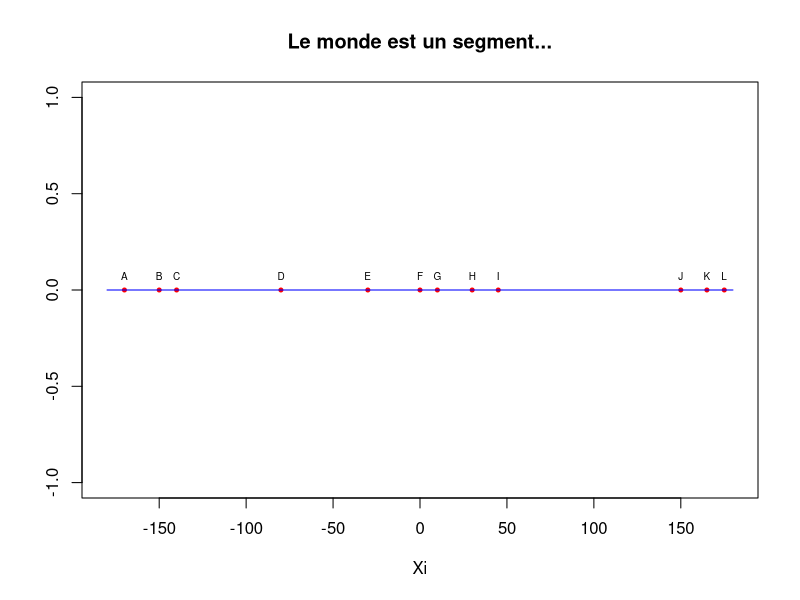
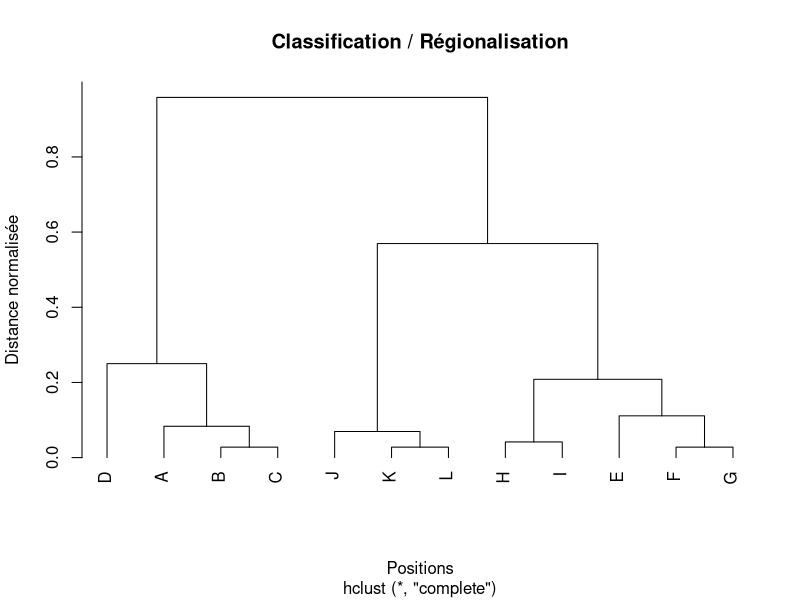
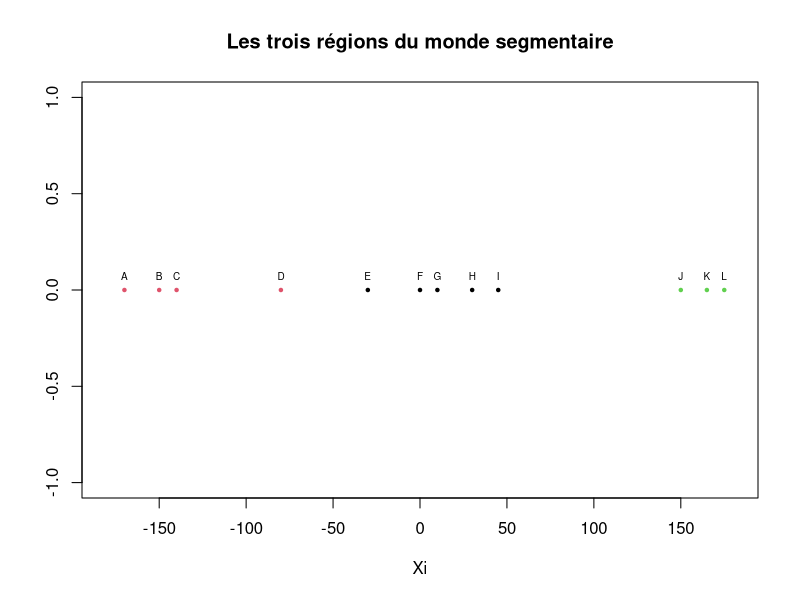
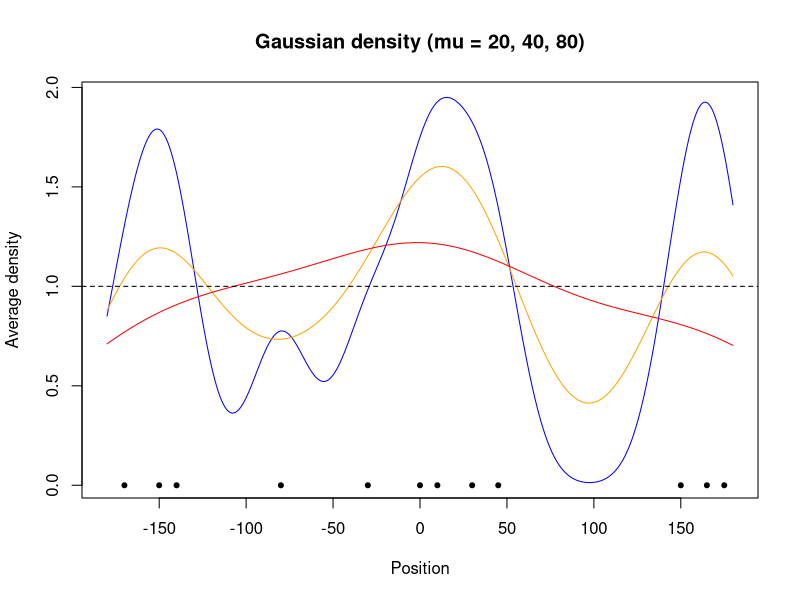
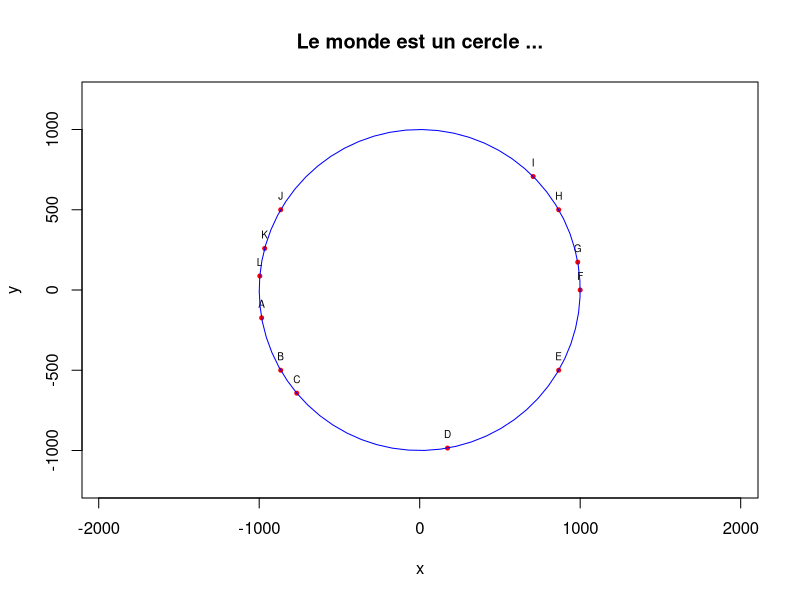
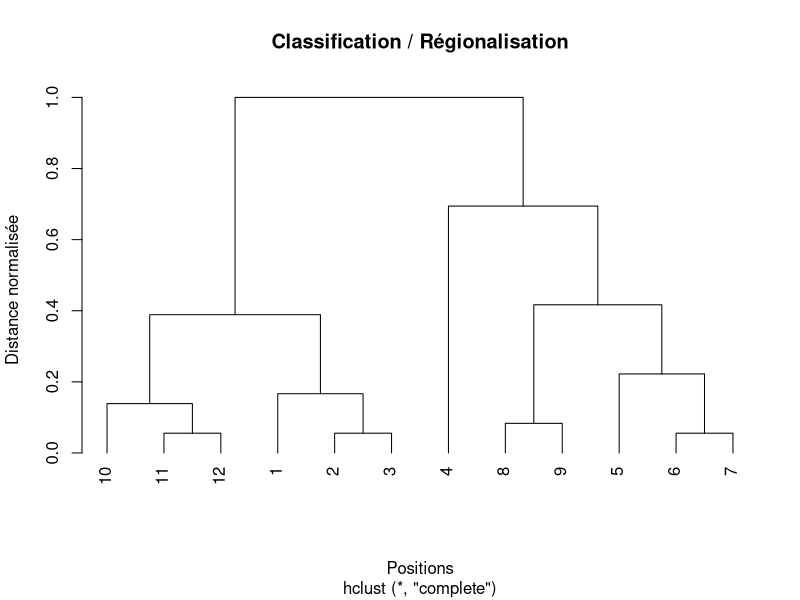
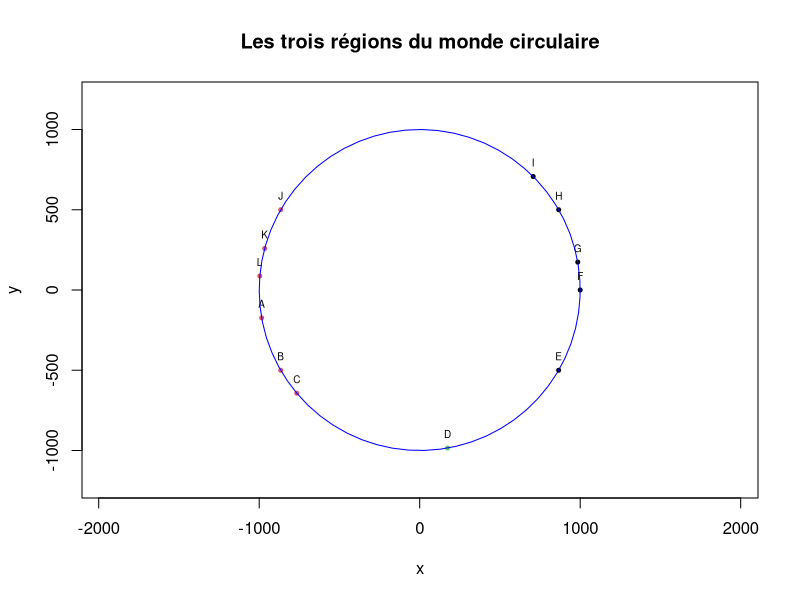
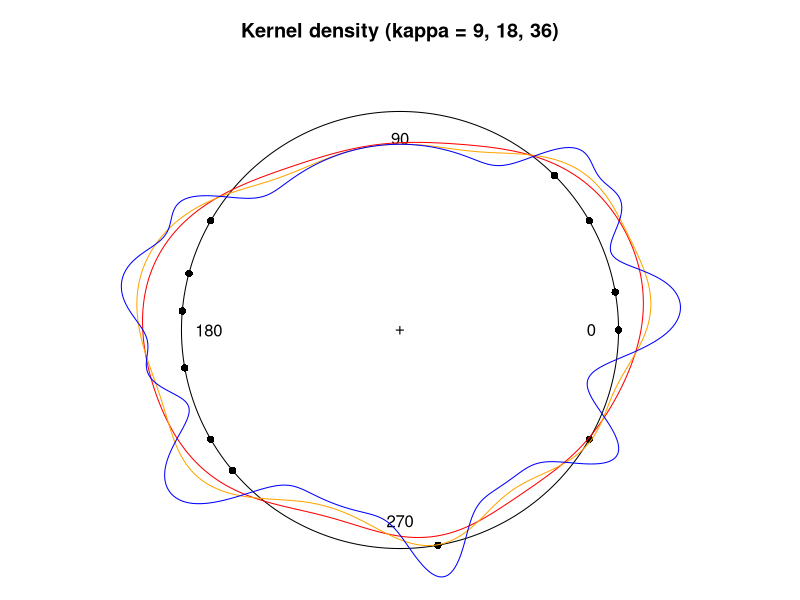

These figures' R source, in order:
## ---- chunk 1
knitr::opts_chunk$set(echo = FALSE, warning=FALSE, message=FALSE)
library(knitr)
library(FactoMineR)
## ---- chunk 2
n=12
X <- c(-170,-150, -140, -80, -30, 0, 10,30,45, 150, 165,175 )
coo<-data.frame(X)
row.names(coo)<-c("A","B","C","D","E","F",
                "G","H","I","J","K","L")
kable(coo)
## ---- chunk 3
par(mfrow=c(1,1))
plot(X, rep(0,n), pch=20, cex=0.8, col="red",
     xlab = "Xi", ylab = NA, xlim = c(-180, 180),
     main = "Le monde est un segment...")
text(X, rep(0,n),row.names(coo), pos=3, cex=0.6)
segments(-180,0,180,0, col="blue")
## ---- chunk 4
Dij = dist(coo,diag = T, upper = T,method = "euclidean")
Dij = Dij/360
kable(as.matrix(Dij),
      caption = "Matrice de distance normalisée",
      digits=2)
## ---- chunk 5
reg<-hclust(Dij)
plot(reg,hang = -1,
     main = "Classification / Régionalisation",
     xlab = "Positions",
     ylab = "Distance normalisée")
## ---- chunk 6
clus<-kmeans(x = as.matrix(Dij),centers = 3)
par(mfrow=c(1,1))
plot(X, rep(0,n), 
     pch=20, 
     cex=0.7, 
     col=clus$cluster,
     xlab = "Xi",
     ylab = NA, 
     xlim = c(-180, 180),
     main = "Les trois régions du monde segmentaire")
text(X, rep(0,n),row.names(coo), pos=3, cex=0.6)
## ---- chunk 7
w<- seq(from = -180, to = 180, by=1)
x <-coo$X
wx<-c(w,x)
d<-dist(wx, upper = T, diag=0)
md<-as.matrix(d)
md<-md[1:361,362:373]

mu = 20
alpha = log(0.5)/(mu**2)
f <- function(D) {exp(alpha*(D**2))}
m<-apply(f(md),1,sum)/12
m <- m/mean(m)
m20<-m

mu = 40
alpha = log(0.5)/(mu**2)
f <- function(D) {exp(alpha*(D**2))}
m<-apply(f(md),1,sum)/12
m <- m/mean(m)
m40<-m

mu = 80
alpha = log(0.5)/(mu**2)
f <- function(D) {exp(alpha*(D**2))}
m<-apply(f(md),1,sum)/12
m <- m/mean(m) 

m80<-m

plot(w,m20, type="l", col="blue", 
     main = "Gaussian density (mu = 20, 40, 80)",
     ylab = "Average density",
     xlab  = "Position")
lines(w,m40, type="l", col="orange")
lines(w,m80, type="l", col="red")
abline(h=1, lty=2)
points(coo$X, rep(0.0,12),pch=20,col="black" )

## ---- chunk 8
Lon <-   c(-170,-150, -140, -80, -30, 0, 10,30,45, 150, 165,175 )
Lat <- rep(0,12)
coo<-data.frame(Lon, Lat)
row.names(coo)<-c("A","B","C","D","E","F",
                "G","H","I","J","K","L")
kable(coo, caprion = "Coordonnées de latitude et longitude")
## ---- chunk 9
x<-cos(pi*coo$Lon/180)*1000
y<-sin(pi*coo$Lon/180)*1000
coo2<-data.frame(x,y)
row.names(coo2)<-row.names(coo)
kable(coo2, caption = "Coordonnées en projection polaire (R = 1000 km)")


## ---- chunk 10
plot(coo2,
     asp = 1, 
     pch=20,
     col="red",
     cex=0.8,
     ylim= c(-1200, 1200),
     main = "Le monde est un cercle ...")
text(coo2,
     row.names(coo2),
     pos=3,
     cex=0.6,
     col="black")
z<-seq(-pi, pi+0.1, 0.1)
zx<-cos(z)*1000
zy<-sin(z)*1000
lines(cbind(zx,zy),col="blue")

## ---- chunk 11
library(circular)
C<-circular(Lon, type="angles",units="degrees")
  D<-dist.circular(C,diag = T, upper=T,method ="geodesic")
  D<-D/pi
  MD<-as.matrix(D)
  row.names(MD)<-row.names(coo)
  names(MD)<-row.names(coo)
kable(as.matrix(MD), caption = "Distance circulaire normalisée", digits=2)
## ---- chunk 12


reg<-hclust(D)
plot(reg,hang = -1,
     main = "Classification / Régionalisation",
     xlab = "Positions",
     ylab = "Distance normalisée")
## ---- chunk 13
clus<-kmeans(x = D,centers = 3)
plot(coo2,
     asp = 1, 
     pch=20,
     col=clus$cluster,
     cex=0.8,
     ylim= c(-1200, 1200),
     main = "Les trois régions du monde circulaire")
text(coo2,
     row.names(coo2),
     pos=3,
     cex=0.6,
     col="black")
z<-seq(-pi, pi+0.1, 0.1)
zx<-cos(z)*1000
zy<-sin(z)*1000
lines(cbind(zx,zy),col="blue")
## ---- chunk 14
res9 <- density(C, bw=10, control.circular=list(units="degrees"))
res18 <- density(C, bw=20, control.circular=list(units="degrees"))
res36 <- density(C, bw=40, adjust=2, control.circular=list(units="degrees"))
par(mar=c(0,0,3,0))
plot(C,xlim = c(-1.1,1.1),ylim=c(-1.1,1.1),
     main = "Kernel density (kappa = 9, 18, 36)")
lines(res9, offset=0.85, col="red")
lines(res18, offset=0.85, col="orange")
lines(res36, offset=0.85, col="blue")
